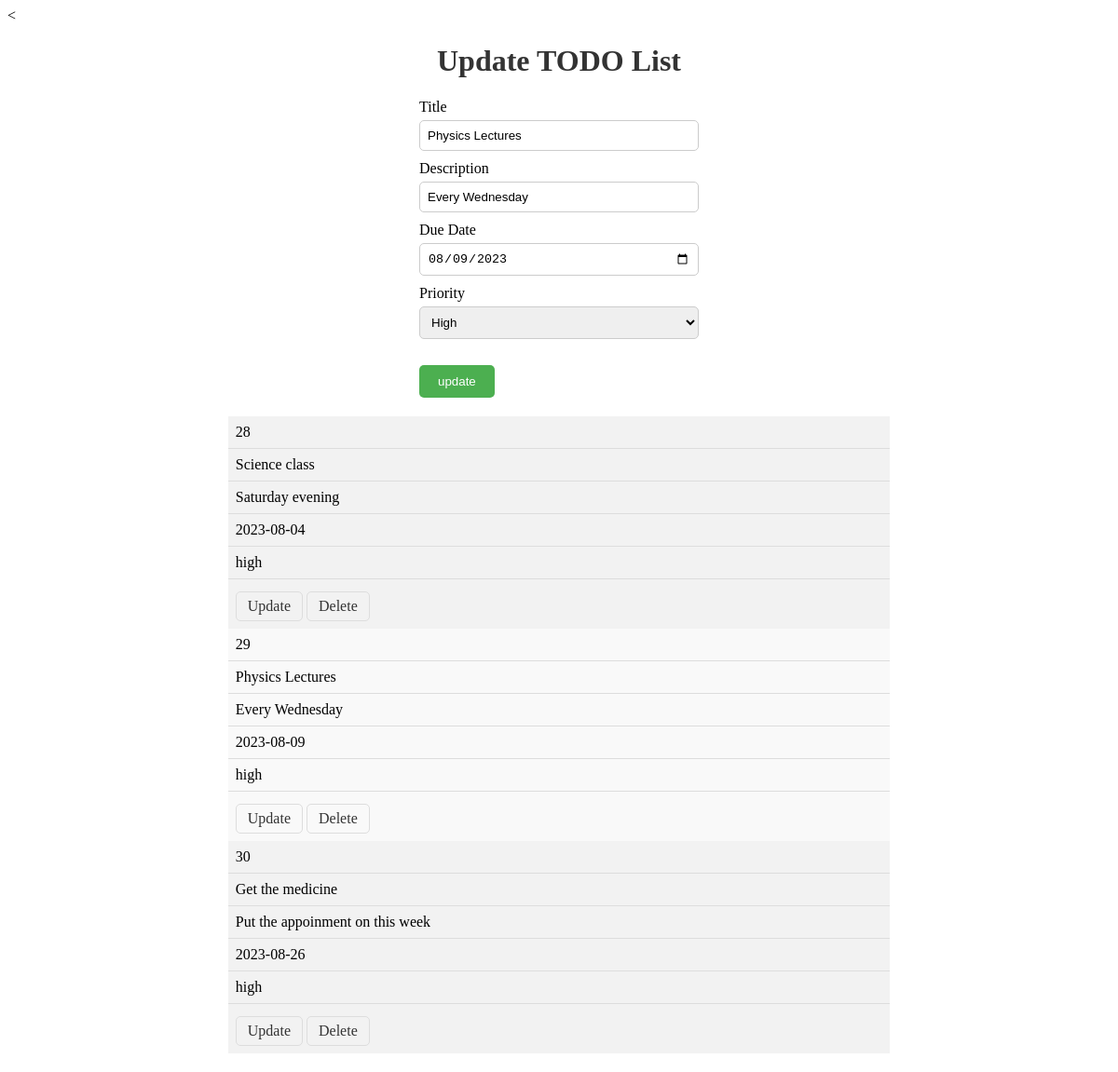
The app's page /index.php?id=29 with its own data.
### tables this page shows
CREATE TABLE `details` (
  `id` int(11) NOT NULL,
  `title` varchar(100) NOT NULL,
  `description` varchar(200) NOT NULL,
  `date` date NOT NULL,
  `priority` varchar(100) NOT NULL
);

### index.php (the view, shortened to what this page needs)
<?php
    include ("connect.php");
    if(isset($_GET["id"])){
        $member_id = $_GET["id"];
        $query = "SELECT*from details WHERE id='$member_id'";
        $result = mysqli_query($con,$query);
        if($result){
            $row = mysqli_fetch_assoc($result);
            $title = $row['title'];
            $description = $row['description'];
            $date = $row['date'];
        }
        else{
            echo " Error fetching member details: ".mysqli_error($con);
            exit;
        }
    }
?>
<html>
<head>
<body>
<center><h1><?php if(isset($_GET["id"])){ echo "Update TODO List";} else {echo "TODO List";}?></h1></center>
<form action="index.php" method = "POST">
    <label for="title">Title</label>
    <input type="text" name = "title" value="<?php if(isset($_GET["id"])){ echo $title;} else {setValue("title");}?>">
    <br>
    <label for="description">Description</label>
    <input type="text" name = "description" value="<?php if(isset($_GET["id"])){ echo $description;} else {setValue("description");}?>">
    <br>
    <label for="date">Due Date</label>
    <input type="date" name = "date" value="<?php if(isset($_GET["id"])){ echo $date;} else {setValue("date");}?>">
    <br>
    <label for="Priority">Priority</label>
    <select name="priority" id="" >
        <option value="high" >High</option>
    </select>
    <br><br>
    <input type="submit" name="<?php if(isset($_GET["id"])) { echo "update";}else {echo "submit";}?>" value="<?php if(isset($_GET["id"])) { echo "update";}else {echo "submit";}?>">
</form>
<table>
    <tbody>
        <?php
            $query = "Select*FROM details";
            $result = mysqli_query($con,$query);
            while($row = mysqli_fetch_assoc($result)){?>
                <tr>
                    <td><?php echo $row['id'];?></td>
                    <td><?php echo $row['title'];?></td>
                    <td><?php echo $row['description'];?></td>
                    <td><?php echo $row['date'];?></td>
                    <td><?php echo $row['priority'];?></td>
                    <td><a href="index.php?id=<?php echo $row['id'];?>">Update</a>
                        <a href="delete.php?id=<?php echo $row['id'];?>">Delete</a>
                    </td>
                </tr>
            <?php
            }
            ?>
    </tbody>
</table>
</body>
</html>

### index.php (style rules this page uses)
h1 { color: #333; }
form { width: 300px; margin: 20px auto; }
label { display: block; margin-bottom: 5px; }
input[type="text"], input[type="date"], select { width: 100%; padding: 8px; margin-bottom: 10px; border: 1px solid #ccc; border-radius: 5px; }
select { width: 100%; }
input[type="submit"] { background-color: #4CAF50; color: #fff; border: none; padding: 10px 20px; cursor: pointer; border-radius: 5px; }
table { width: 60%; margin: 20px auto; border-collapse: collapse; }
th, td { padding: 8px; }
tr { background-color: #f9f9f9; }
tr:nth-child(odd) { background-color: #f2f2f2; }
td { border-bottom: 1px solid #ddd; display: block; padding: 8px; }
td:last-child { border-bottom: none; }
td a { display: inline-block; margin-top: 5px; text-decoration: none; padding: 6px 12px; border: 1px solid #ddd; border-radius: 5px; color: #333; }

### records on screen
details: title "Physics Lectures", description "Every Wednesday", date "08/09/2023", id "29", date "2023-08-09", priority "high"
details: id "28", title "Science class", description "Saturday evening", date "2023-08-04", priority "high"
details: id "30", title "Get the medicine", description "Put the appoinment on this week", date "2023-08-26", priority "high"
